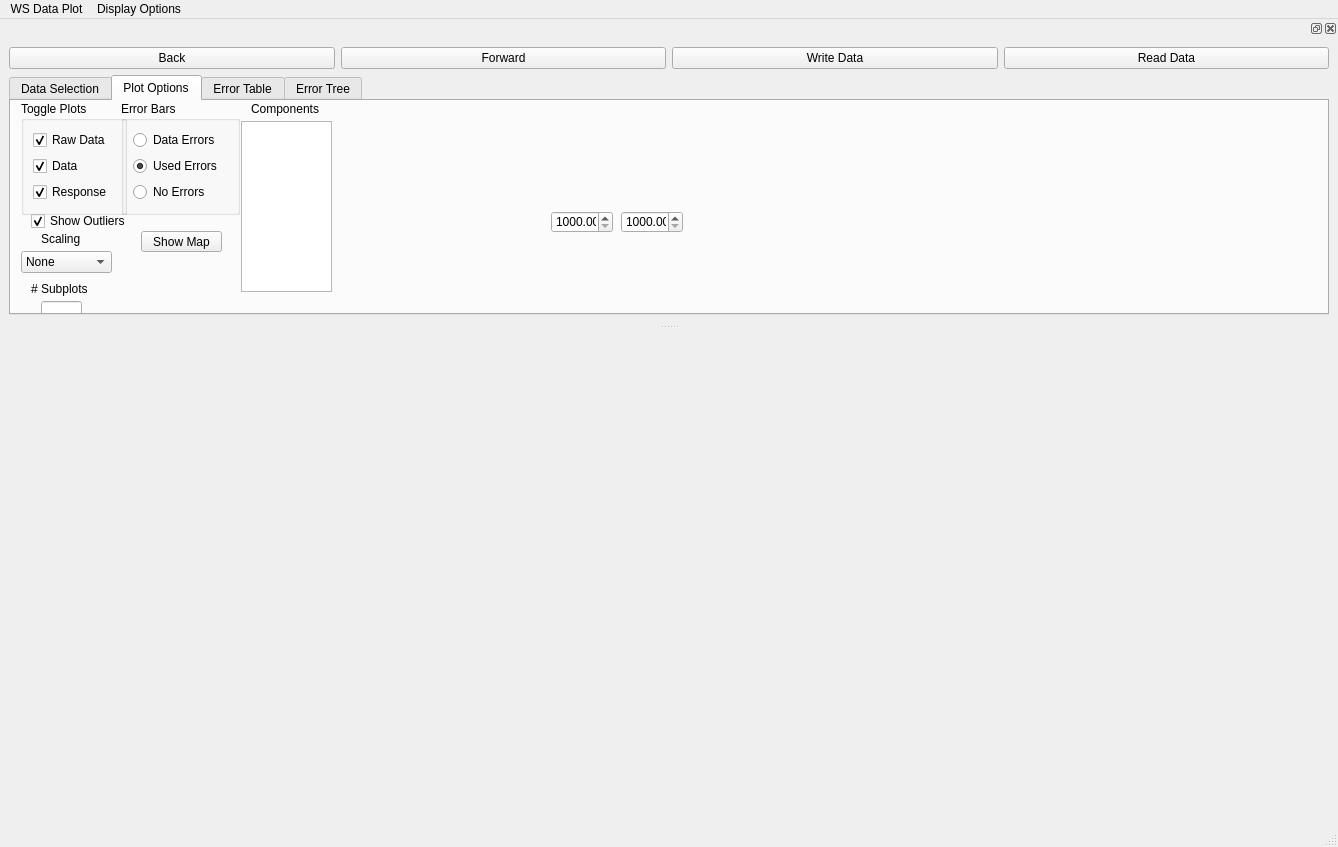
<?xml version="1.0" encoding="UTF-8"?>
<ui version="4.0">
 <class>MainWindow</class>
 <widget class="QMainWindow" name="MainWindow">
  <property name="geometry">
   <rect>
    <x>0</x>
    <y>0</y>
    <width>1338</width>
    <height>847</height>
   </rect>
  </property>
  <property name="windowTitle">
   <string>MainWindow</string>
  </property>
  <widget class="QWidget" name="centralwidget">
   <property name="sizePolicy">
    <sizepolicy hsizetype="Expanding" vsizetype="Expanding">
     <horstretch>0</horstretch>
     <verstretch>0</verstretch>
    </sizepolicy>
   </property>
   <layout class="QVBoxLayout" name="mplvl">
    <item>
     <widget class="QWidget" name="mplwindow" native="true">
      <property name="sizePolicy">
       <sizepolicy hsizetype="Maximum" vsizetype="Maximum">
        <horstretch>0</horstretch>
        <verstretch>0</verstretch>
       </sizepolicy>
      </property>
      <property name="maximumSize">
       <size>
        <width>16777215</width>
        <height>16777215</height>
       </size>
      </property>
      <property name="mouseTracking">
       <bool>false</bool>
      </property>
      <property name="autoFillBackground">
       <bool>true</bool>
      </property>
     </widget>
    </item>
   </layout>
  </widget>
  <widget class="QMenuBar" name="menubar">
   <property name="geometry">
    <rect>
     <x>0</x>
     <y>0</y>
     <width>1338</width>
     <height>26</height>
    </rect>
   </property>
   <widget class="QMenu" name="menuWS_Data_Plot">
    <property name="title">
     <string>WS Data Plot</string>
    </property>
    <addaction name="separator"/>
   </widget>
   <widget class="QMenu" name="menuDisplay_Options">
    <property name="title">
     <string>Display Options</string>
    </property>
   </widget>
   <addaction name="menuWS_Data_Plot"/>
   <addaction name="menuDisplay_Options"/>
  </widget>
  <widget class="QStatusBar" name="statusbar"/>
  <widget class="QDockWidget" name="dock">
   <attribute name="dockWidgetArea">
    <number>4</number>
   </attribute>
   <widget class="QWidget" name="dockWidgetContents_4">
    <layout class="QGridLayout" name="gridLayout">
     <item row="0" column="3">
      <widget class="QPushButton" name="ReadDataButton">
       <property name="text">
        <string>Read Data</string>
       </property>
      </widget>
     </item>
     <item row="0" column="0">
      <widget class="QPushButton" name="BackButton">
       <property name="text">
        <string>Back</string>
       </property>
      </widget>
     </item>
     <item row="0" column="1">
      <widget class="QPushButton" name="ForwardButton">
       <property name="text">
        <string>Forward</string>
       </property>
      </widget>
     </item>
     <item row="0" column="2">
      <widget class="QPushButton" name="WriteDataButton">
       <property name="text">
        <string>Write Data</string>
       </property>
      </widget>
     </item>
     <item row="1" column="0" colspan="4">
      <widget class="QTabWidget" name="tabs">
       <property name="currentIndex">
        <number>1</number>
       </property>
       <widget class="QWidget" name="Data">
        <attribute name="title">
         <string>Data Selection</string>
        </attribute>
        <widget class="QCheckBox" name="select_points_button">
         <property name="geometry">
          <rect>
           <x>10</x>
           <y>10</y>
           <width>141</width>
           <height>20</height>
          </rect>
         </property>
         <property name="text">
          <string>Add Periods to Data</string>
         </property>
        </widget>
        <widget class="QPushButton" name="DEBUG_BUTTON">
         <property name="geometry">
          <rect>
           <x>10</x>
           <y>180</y>
           <width>93</width>
           <height>28</height>
          </rect>
         </property>
         <property name="text">
          <string>DEBUG</string>
         </property>
        </widget>
        <widget class="QLineEdit" name="azimuthEdit">
         <property name="geometry">
          <rect>
           <x>110</x>
           <y>180</y>
           <width>51</width>
           <height>22</height>
          </rect>
         </property>
        </widget>
        <widget class="QLabel" name="label_2">
         <property name="geometry">
          <rect>
           <x>110</x>
           <y>160</y>
           <width>53</width>
           <height>16</height>
          </rect>
         </property>
         <property name="text">
          <string>Azimuth</string>
         </property>
        </widget>
        <widget class="QListWidget" name="siteList">
         <property name="geometry">
          <rect>
           <x>190</x>
           <y>20</y>
           <width>151</width>
           <height>192</height>
          </rect>
         </property>
         <property name="statusTip">
          <string extracomment="List of sites in current dataset"/>
         </property>
         <property name="selectionMode">
          <enum>QAbstractItemView::ExtendedSelection</enum>
         </property>
        </widget>
        <widget class="QLabel" name="label_3">
         <property name="geometry">
          <rect>
           <x>240</x>
           <y>0</y>
           <width>53</width>
           <height>16</height>
          </rect>
         </property>
         <property name="text">
          <string>Site List</string>
         </property>
        </widget>
        <widget class="QLabel" name="label_4">
         <property name="geometry">
          <rect>
           <x>450</x>
           <y>0</y>
           <width>91</width>
           <height>16</height>
          </rect>
         </property>
         <property name="text">
          <string>Removed Sites</string>
         </property>
        </widget>
        <widget class="QListWidget" name="rmSitesList">
         <property name="geometry">
          <rect>
           <x>420</x>
           <y>20</y>
           <width>151</width>
           <height>192</height>
          </rect>
         </property>
         <property name="toolTip">
          <string comment="a" extracomment="aa"/>
         </property>
         <property name="statusTip">
          <string comment="b" extracomment="bb"/>
         </property>
         <property name="whatsThis">
          <string comment="c" extracomment="cc"/>
         </property>
         <property name="selectionMode">
          <enum>QAbstractItemView::ExtendedSelection</enum>
         </property>
        </widget>
        <widget class="QPushButton" name="removeSites">
         <property name="geometry">
          <rect>
           <x>350</x>
           <y>80</y>
           <width>61</width>
           <height>28</height>
          </rect>
         </property>
         <property name="text">
          <string>----&gt;</string>
         </property>
        </widget>
        <widget class="QPushButton" name="addSites">
         <property name="geometry">
          <rect>
           <x>350</x>
           <y>120</y>
           <width>61</width>
           <height>28</height>
          </rect>
         </property>
         <property name="text">
          <string>&lt;----</string>
         </property>
        </widget>
        <widget class="QComboBox" name="currentDataset">
         <property name="geometry">
          <rect>
           <x>10</x>
           <y>110</y>
           <width>111</width>
           <height>22</height>
          </rect>
         </property>
        </widget>
        <widget class="QLabel" name="label_8">
         <property name="geometry">
          <rect>
           <x>20</x>
           <y>90</y>
           <width>101</width>
           <height>16</height>
          </rect>
         </property>
         <property name="text">
          <string>Current Dataset</string>
         </property>
        </widget>
        <widget class="QPushButton" name="printPeriods">
         <property name="geometry">
          <rect>
           <x>10</x>
           <y>140</y>
           <width>93</width>
           <height>28</height>
          </rect>
         </property>
         <property name="text">
          <string>Print Periods</string>
         </property>
        </widget>
        <widget class="QLabel" name="label">
         <property name="geometry">
          <rect>
           <x>40</x>
           <y>40</y>
           <width>71</width>
           <height>16</height>
          </rect>
         </property>
         <property name="text">
          <string>Sort Sites</string>
         </property>
        </widget>
        <widget class="QComboBox" name="sortSites">
         <property name="geometry">
          <rect>
           <x>10</x>
           <y>60</y>
           <width>111</width>
           <height>22</height>
          </rect>
         </property>
        </widget>
       </widget>
       <widget class="QWidget" name="PlotOptions">
        <attribute name="title">
         <string>Plot Options</string>
        </attribute>
        <widget class="QGroupBox" name="groupBox">
         <property name="geometry">
          <rect>
           <x>10</x>
           <y>0</y>
           <width>106</width>
           <height>114</height>
          </rect>
         </property>
         <property name="title">
          <string>Toggle Plots</string>
         </property>
         <property name="checkable">
          <bool>false</bool>
         </property>
         <layout class="QVBoxLayout" name="verticalLayout">
          <item>
           <widget class="QCheckBox" name="toggleRaw">
            <property name="text">
             <string>Raw Data</string>
            </property>
            <property name="checked">
             <bool>true</bool>
            </property>
           </widget>
          </item>
          <item>
           <widget class="QCheckBox" name="toggleData">
            <property name="text">
             <string>Data</string>
            </property>
            <property name="checked">
             <bool>true</bool>
            </property>
           </widget>
          </item>
          <item>
           <widget class="QCheckBox" name="toggleResponse">
            <property name="text">
             <string>Response</string>
            </property>
            <property name="checked">
             <bool>true</bool>
            </property>
           </widget>
          </item>
         </layout>
        </widget>
        <widget class="QLabel" name="label_5">
         <property name="geometry">
          <rect>
           <x>240</x>
           <y>0</y>
           <width>81</width>
           <height>16</height>
          </rect>
         </property>
         <property name="text">
          <string>Components</string>
         </property>
        </widget>
        <widget class="QLabel" name="label_6">
         <property name="geometry">
          <rect>
           <x>30</x>
           <y>130</y>
           <width>53</width>
           <height>16</height>
          </rect>
         </property>
         <property name="text">
          <string>Scaling</string>
         </property>
        </widget>
        <widget class="QComboBox" name="scalingBox">
         <property name="geometry">
          <rect>
           <x>10</x>
           <y>150</y>
           <width>91</width>
           <height>22</height>
          </rect>
         </property>
         <item>
          <property name="text">
           <string>None</string>
          </property>
         </item>
         <item>
          <property name="text">
           <string>Periods</string>
          </property>
         </item>
         <item>
          <property name="text">
           <string>Sqrt(Periods)</string>
          </property>
         </item>
        </widget>
        <widget class="QListWidget" name="comp_list">
         <property name="geometry">
          <rect>
           <x>230</x>
           <y>20</y>
           <width>91</width>
           <height>171</height>
          </rect>
         </property>
         <property name="selectionMode">
          <enum>QAbstractItemView::ExtendedSelection</enum>
         </property>
        </widget>
        <widget class="QLineEdit" name="numSubplots">
         <property name="geometry">
          <rect>
           <x>30</x>
           <y>200</y>
           <width>41</width>
           <height>22</height>
          </rect>
         </property>
        </widget>
        <widget class="QLabel" name="label_7">
         <property name="geometry">
          <rect>
           <x>20</x>
           <y>180</y>
           <width>71</width>
           <height>16</height>
          </rect>
         </property>
         <property name="text">
          <string># Subplots</string>
         </property>
        </widget>
        <widget class="QGroupBox" name="groupBox_3">
         <property name="geometry">
          <rect>
           <x>110</x>
           <y>0</y>
           <width>119</width>
           <height>114</height>
          </rect>
         </property>
         <property name="title">
          <string>Error Bars</string>
         </property>
         <layout class="QVBoxLayout" name="verticalLayout_2">
          <item>
           <widget class="QRadioButton" name="dataErrRadio">
            <property name="text">
             <string>Data Errors</string>
            </property>
           </widget>
          </item>
          <item>
           <widget class="QRadioButton" name="usedErrRadio">
            <property name="text">
             <string>Used Errors</string>
            </property>
            <property name="checked">
             <bool>true</bool>
            </property>
           </widget>
          </item>
          <item>
           <widget class="QRadioButton" name="noErrRadio">
            <property name="text">
             <string>No Errors</string>
            </property>
           </widget>
          </item>
         </layout>
        </widget>
        <widget class="QPushButton" name="showMap">
         <property name="geometry">
          <rect>
           <x>130</x>
           <y>130</y>
           <width>81</width>
           <height>21</height>
          </rect>
         </property>
         <property name="text">
          <string>Show Map</string>
         </property>
        </widget>
        <widget class="QDoubleSpinBox" name="xMeshMin">
         <property name="geometry">
          <rect>
           <x>540</x>
           <y>110</y>
           <width>62</width>
           <height>22</height>
          </rect>
         </property>
         <property name="minimum">
          <double>1000.000000000000000</double>
         </property>
         <property name="maximum">
          <double>999999.000000000000000</double>
         </property>
        </widget>
        <widget class="QDoubleSpinBox" name="yMeshMin">
         <property name="geometry">
          <rect>
           <x>610</x>
           <y>110</y>
           <width>62</width>
           <height>22</height>
          </rect>
         </property>
         <property name="minimum">
          <double>1000.000000000000000</double>
         </property>
         <property name="maximum">
          <double>9999999.000000000000000</double>
         </property>
        </widget>
        <widget class="QCheckBox" name="showOutliers">
         <property name="geometry">
          <rect>
           <x>20</x>
           <y>110</y>
           <width>111</width>
           <height>20</height>
          </rect>
         </property>
         <property name="text">
          <string>Show Outliers</string>
         </property>
         <property name="checked">
          <bool>true</bool>
         </property>
        </widget>
       </widget>
       <widget class="QWidget" name="ErrorMap">
        <attribute name="title">
         <string>Error Table</string>
        </attribute>
        <layout class="QGridLayout" name="gridLayout_3">
         <item row="0" column="0">
          <widget class="QTableWidget" name="error_table"/>
         </item>
        </layout>
       </widget>
       <widget class="QWidget" name="ErrorTree">
        <attribute name="title">
         <string>Error Tree</string>
        </attribute>
        <layout class="QHBoxLayout" name="horizontalLayout">
         <item>
          <widget class="QTreeWidget" name="error_tree">
           <property name="editTriggers">
            <set>QAbstractItemView::NoEditTriggers</set>
           </property>
           <property name="tabKeyNavigation">
            <bool>true</bool>
           </property>
           <column>
            <property name="text">
             <string notr="true">1</string>
            </property>
           </column>
          </widget>
         </item>
         <item>
          <widget class="QGroupBox" name="groupBox_2">
           <property name="title">
            <string>GroupBox</string>
           </property>
           <layout class="QVBoxLayout" name="verticalLayout_3">
            <item>
             <widget class="QPushButton" name="refreshErrorTree">
              <property name="text">
               <string>Refresh</string>
              </property>
             </widget>
            </item>
            <item>
             <widget class="QPushButton" name="pushButton">
              <property name="text">
               <string>Reset Errors</string>
              </property>
             </widget>
            </item>
            <item>
             <widget class="QGroupBox" name="groupBox_4">
              <property name="title">
               <string>GroupBox</string>
              </property>
              <layout class="QGridLayout" name="gridLayout_2">
               <item row="0" column="0">
                <widget class="QSpinBox" name="outlierFlag">
                 <property name="minimum">
                  <number>1</number>
                 </property>
                 <property name="maximum">
                  <number>9999</number>
                 </property>
                 <property name="value">
                  <number>10</number>
                 </property>
                </widget>
               </item>
               <item row="2" column="0">
                <widget class="QSpinBox" name="diagFlag">
                 <property name="minimum">
                  <number>1</number>
                 </property>
                 <property name="maximum">
                  <number>9999</number>
                 </property>
                 <property name="value">
                  <number>1</number>
                 </property>
                </widget>
               </item>
               <item row="0" column="1">
                <widget class="QSpinBox" name="missingCompFlag">
                 <property name="minimum">
                  <number>1</number>
                 </property>
                 <property name="maximum">
                  <number>9999</number>
                 </property>
                 <property name="value">
                  <number>9999</number>
                 </property>
                </widget>
               </item>
               <item row="2" column="1">
                <widget class="QSpinBox" name="missingPeriodFlag">
                 <property name="minimum">
                  <number>1</number>
                 </property>
                 <property name="maximum">
                  <number>9999</number>
                 </property>
                 <property name="value">
                  <number>50</number>
                 </property>
                </widget>
               </item>
              </layout>
             </widget>
            </item>
           </layout>
          </widget>
         </item>
        </layout>
       </widget>
      </widget>
     </item>
    </layout>
   </widget>
  </widget>
 </widget>
 <resources/>
 <connections/>
</ui>
